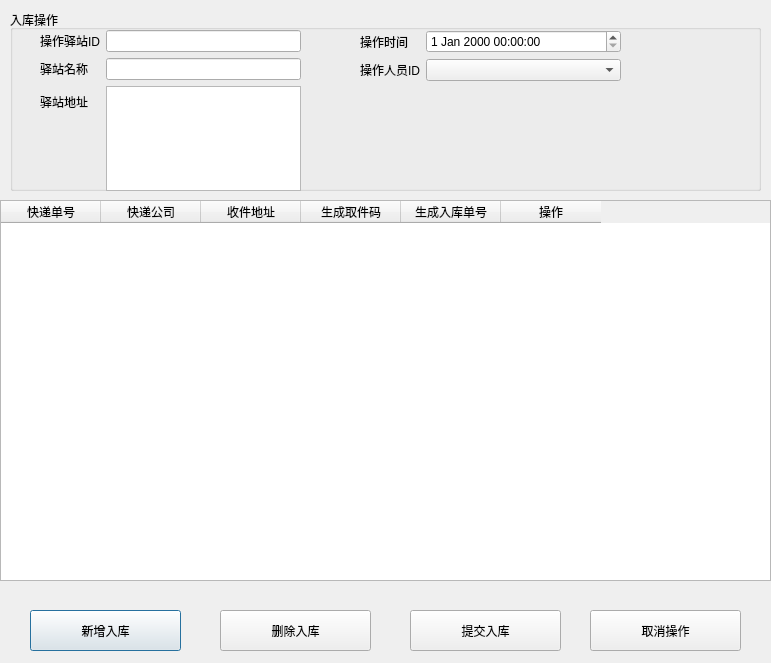
<?xml version="1.0" encoding="UTF-8"?>
<ui version="4.0">
 <class>MInstoreProcess</class>
 <widget class="QDialog" name="MInstoreProcess">
  <property name="geometry">
   <rect>
    <x>0</x>
    <y>0</y>
    <width>771</width>
    <height>663</height>
   </rect>
  </property>
  <property name="windowTitle">
   <string>Dialog</string>
  </property>
  <widget class="QTableWidget" name="tableWidget">
   <property name="geometry">
    <rect>
     <x>0</x>
     <y>200</y>
     <width>771</width>
     <height>381</height>
    </rect>
   </property>
   <column>
    <property name="text">
     <string>快递单号</string>
    </property>
   </column>
   <column>
    <property name="text">
     <string>快递公司</string>
    </property>
   </column>
   <column>
    <property name="text">
     <string>收件地址</string>
    </property>
   </column>
   <column>
    <property name="text">
     <string>生成取件码</string>
    </property>
   </column>
   <column>
    <property name="text">
     <string>生成入库单号</string>
    </property>
   </column>
   <column>
    <property name="text">
     <string>操作</string>
    </property>
   </column>
  </widget>
  <widget class="QGroupBox" name="groupBox">
   <property name="geometry">
    <rect>
     <x>10</x>
     <y>10</y>
     <width>751</width>
     <height>181</height>
    </rect>
   </property>
   <property name="title">
    <string>入库操作</string>
   </property>
   <widget class="QWidget" name="formLayoutWidget">
    <property name="geometry">
     <rect>
      <x>30</x>
      <y>20</y>
      <width>261</width>
      <height>161</height>
     </rect>
    </property>
    <layout class="QFormLayout" name="formLayout">
     <item row="0" column="0">
      <widget class="QLabel" name="label">
       <property name="text">
        <string>操作驿站ID</string>
       </property>
      </widget>
     </item>
     <item row="1" column="0">
      <widget class="QLabel" name="label_2">
       <property name="text">
        <string>驿站名称</string>
       </property>
      </widget>
     </item>
     <item row="1" column="1">
      <widget class="QLineEdit" name="lineEdit_sname"/>
     </item>
     <item row="2" column="0">
      <widget class="QLabel" name="label_3">
       <property name="text">
        <string>驿站地址</string>
       </property>
      </widget>
     </item>
     <item row="2" column="1">
      <widget class="QTextEdit" name="textEdit_spos"/>
     </item>
     <item row="0" column="1">
      <widget class="QLineEdit" name="lineEdit_sid"/>
     </item>
    </layout>
   </widget>
   <widget class="QWidget" name="formLayoutWidget_2">
    <property name="geometry">
     <rect>
      <x>350</x>
      <y>20</y>
      <width>261</width>
      <height>121</height>
     </rect>
    </property>
    <layout class="QFormLayout" name="formLayout_2">
     <item row="0" column="0">
      <widget class="QLabel" name="label_4">
       <property name="text">
        <string>操作时间</string>
       </property>
      </widget>
     </item>
     <item row="0" column="1">
      <widget class="QDateTimeEdit" name="dateTimeEdit"/>
     </item>
     <item row="1" column="0">
      <widget class="QLabel" name="label_5">
       <property name="text">
        <string>操作人员ID</string>
       </property>
      </widget>
     </item>
     <item row="1" column="1">
      <widget class="QComboBox" name="comboBox_wid"/>
     </item>
    </layout>
   </widget>
  </widget>
  <widget class="QPushButton" name="pushButton_add">
   <property name="geometry">
    <rect>
     <x>30</x>
     <y>610</y>
     <width>151</width>
     <height>41</height>
    </rect>
   </property>
   <property name="text">
    <string>新增入库</string>
   </property>
  </widget>
  <widget class="QPushButton" name="pushButton_delete">
   <property name="geometry">
    <rect>
     <x>220</x>
     <y>610</y>
     <width>151</width>
     <height>41</height>
    </rect>
   </property>
   <property name="text">
    <string>删除入库</string>
   </property>
  </widget>
  <widget class="QPushButton" name="pushButton_commit">
   <property name="geometry">
    <rect>
     <x>410</x>
     <y>610</y>
     <width>151</width>
     <height>41</height>
    </rect>
   </property>
   <property name="text">
    <string>提交入库</string>
   </property>
  </widget>
  <widget class="QPushButton" name="pushButton_cancel">
   <property name="geometry">
    <rect>
     <x>590</x>
     <y>610</y>
     <width>151</width>
     <height>41</height>
    </rect>
   </property>
   <property name="text">
    <string>取消操作</string>
   </property>
  </widget>
 </widget>
 <resources/>
 <connections/>
</ui>
